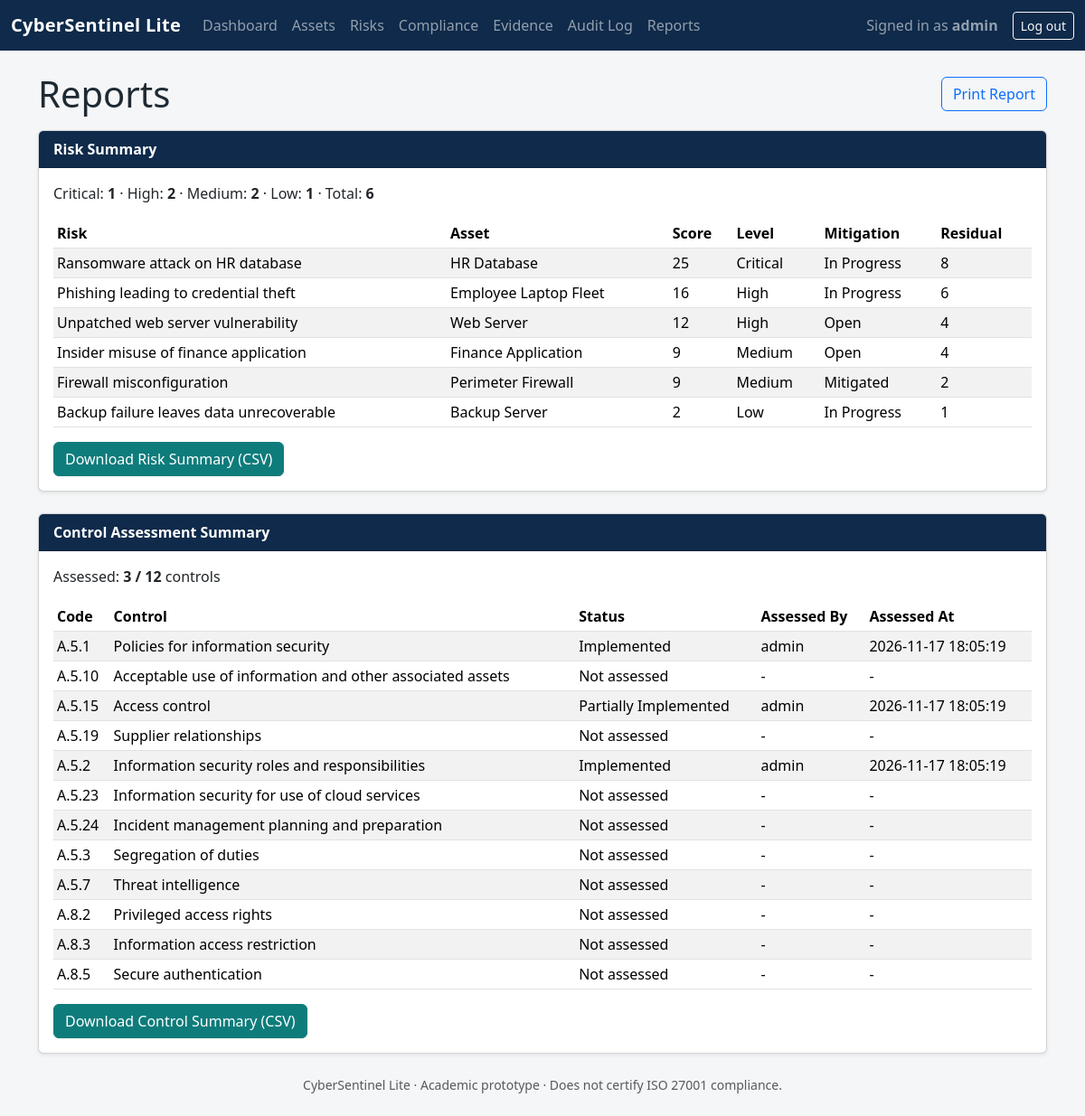
The app's page /reports (signed in) with its own data.
### tables this page shows
CREATE TABLE risks (
            id INTEGER PRIMARY KEY AUTOINCREMENT,
            title TEXT NOT NULL,
            description TEXT,
            asset_id INTEGER NOT NULL REFERENCES assets(id),
            likelihood INTEGER NOT NULL,
            impact INTEGER NOT NULL,
            inherent_score INTEGER NOT NULL,
            level TEXT NOT NULL,
            treatment TEXT,
            mitigation_status TEXT NOT NULL,
            residual_likelihood INTEGER,
            residual_impact INTEGER,
            residual_score INTEGER,
            residual_level TEXT,
            created_at TEXT NOT NULL
        );

CREATE TABLE assets (
            id INTEGER PRIMARY KEY AUTOINCREMENT,
            name TEXT NOT NULL,
            category TEXT NOT NULL,
            description TEXT,
            owner TEXT NOT NULL,
            criticality TEXT NOT NULL,
            created_at TEXT NOT NULL
        );

CREATE TABLE assessments (
            id INTEGER PRIMARY KEY AUTOINCREMENT,
            control_id INTEGER UNIQUE NOT NULL REFERENCES controls(id),
            status TEXT NOT NULL,
            notes TEXT,
            assessed_by TEXT NOT NULL,
            assessed_at TEXT NOT NULL
        );

CREATE TABLE controls (
            id INTEGER PRIMARY KEY AUTOINCREMENT,
            code TEXT UNIQUE NOT NULL,
            title TEXT NOT NULL,
            clause TEXT NOT NULL,
            description TEXT
        );

### app.py (the view)
@app.route("/reports")
@login_required
def reports():
    db = get_db()
    level_rows = db.execute(
        "SELECT level, COUNT(*) AS c FROM risks GROUP BY level").fetchall()
    level_counts = {row["level"]: row["c"] for row in level_rows}
    for level in RISK_LEVELS:
        level_counts.setdefault(level, 0)
    risks = db.execute(
        "SELECT r.*, a.name AS asset_name FROM risks r "
        "JOIN assets a ON a.id = r.asset_id "
        "ORDER BY r.inherent_score DESC").fetchall()
    controls = db.execute(
        "SELECT c.code, c.title, a.status, a.assessed_by, a.assessed_at "
        "FROM controls c LEFT JOIN assessments a ON a.control_id = c.id "
        "ORDER BY c.code").fetchall()
    assessed = sum(1 for c in controls if c["status"])
    return render_template(
        "reports.html", level_counts=level_counts, risks=risks,
        controls=controls, total_controls=len(controls),
        assessed=assessed)

### app.py (called while the page is built)
def get_db():
    if "db" not in g:
        g.db = sqlite3.connect(app.config["DATABASE"])
        g.db.row_factory = sqlite3.Row
        g.db.execute("PRAGMA foreign_keys = ON")
    return g.db

def login_required(view):
    from functools import wraps
    @wraps(view)
    def wrapped(*args, **kwargs):
        if "username" not in session:
            flash("Please log in to continue.", "warning")
            return redirect(url_for("login", next=request.path))
        return view(*args, **kwargs)
    return wrapped

### templates/reports.html (shortened to what this page needs)
{% extends "base.html" %}
{% block content %}
<div class="d-flex justify-content-between align-items-center mb-3">
  <h1 class="mb-0">Reports</h1>
  <button class="btn btn-outline-primary d-print-none" onclick="window.print()">Print Report</button>
</div>
<div class="card shadow-sm mb-4">
  <div class="card-header bg-navy text-white">Risk Summary</div>
  <div class="card-body">
    <p>
      Critical: <strong>{{ level_counts['Critical'] }}</strong> &middot;
      High: <strong>{{ level_counts['High'] }}</strong> &middot;
      Medium: <strong>{{ level_counts['Medium'] }}</strong> &middot;
      Low: <strong>{{ level_counts['Low'] }}</strong> &middot;
      Total: <strong>{{ risks | length }}</strong>
    </p>
    {% if risks %}
    <div class="table-responsive">
      <table class="table table-sm table-striped">
        <thead>
          <tr><th>Risk</th><th>Asset</th><th>Score</th><th>Level</th><th>Mitigation</th><th>Residual</th></tr>
        </thead>
        <tbody>
          {% for risk in risks %}
          <tr>
            <td>{{ risk['title'] }}</td>
            <td>{{ risk['asset_name'] }}</td>
            <td>{{ risk['inherent_score'] }}</td>
            <td>{{ risk['level'] }}</td>
            <td>{{ risk['mitigation_status'] }}</td>
            <td>{{ risk['residual_score'] if risk['residual_score'] is not none else 'Not assessed' }}</td>
          </tr>
          {% endfor %}
        </tbody>
      </table>
    </div>
    {% else %}
    <p class="text-muted">No risks recorded.</p>
    {% endif %}
    <a class="btn btn-teal d-print-none" href="{{ url_for('risks_csv') }}">Download Risk Summary (CSV)</a>
  </div>
</div>
<div class="card shadow-sm">
  <div class="card-header bg-navy text-white">Control Assessment Summary</div>
  <div class="card-body">
    <p>Assessed: <strong>{{ assessed }} / {{ total_controls }}</strong> controls</p>
    {% if controls %}
    <div class="table-responsive">
      <table class="table table-sm table-striped">
        <thead>
          <tr><th>Code</th><th>Control</th><th>Status</th><th>Assessed By</th><th>Assessed At</th></tr>
        </thead>
        <tbody>
          {% for c in controls %}
          <tr>
            <td>{{ c['code'] }}</td>
            <td>{{ c['title'] }}</td>
            <td>{{ c['status'] or 'Not assessed' }}</td>
            <td>{{ c['assessed_by'] or '-' }}</td>
            <td>{{ c['assessed_at'] or '-' }}</td>
          </tr>
          {% endfor %}
        </tbody>
      </table>
    </div>
    {% endif %}
    <a class="btn btn-teal d-print-none" href="{{ url_for('controls_csv') }}">Download Control Summary (CSV)</a>
  </div>
</div>
{% endblock %}

### static/css/style.css (style rules this page uses)
:root { --navy: #0f2a4a; --teal: #0e7c7b; --teal-dark: #0a5e5d; }
body { background-color: #f4f6f8; color: #1f2a33; }
.bg-navy { background-color: var(--navy) !important; }
.btn-teal { background-color: var(--teal); border-color: var(--teal); color: #fff; }
.card-header.bg-navy { font-weight: 600; }
.table th { white-space: nowrap; }

### records on screen
risks: title "Ransomware attack on HR database", asset_name "HR Database", inherent_score "25", level "Critical", mitigation_status "In Progress", residual_score "8"
risks: title "Phishing leading to credential theft", asset_name "Employee Laptop Fleet", inherent_score "16", level "High", mitigation_status "In Progress", residual_score "6"
risks: title "Unpatched web server vulnerability", asset_name "Web Server", inherent_score "12", level "High", mitigation_status "Open", residual_score "4"
risks: title "Insider misuse of finance application", asset_name "Finance Application", inherent_score "9", level "Medium", mitigation_status "Open", residual_score "4"
risks: title "Firewall misconfiguration", asset_name "Perimeter Firewall", inherent_score "9", level "Medium", mitigation_status "Mitigated", residual_score "2"
risks: title "Backup failure leaves data unrecoverable", asset_name "Backup Server", inherent_score "2", level "Low", mitigation_status "In Progress", residual_score "1"
assessments: code "A.5.1", title "Policies for information security", status "Implemented", assessed_by "admin", assessed_at "2026-11-17 18:05:19"
controls: code "A.5.10", title "Acceptable use of information and other associated assets", c "Not assessed", c "-"
assessments: code "A.5.15", title "Access control", status "Partially Implemented", assessed_by "admin", assessed_at "2026-11-17 18:05:19"
controls: code "A.5.19", title "Supplier relationships", c "Not assessed", c "-"
assessments: code "A.5.2", title "Information security roles and responsibilities", status "Implemented", assessed_by "admin", assessed_at "2026-11-17 18:05:19"
controls: code "A.5.23", title "Information security for use of cloud services", c "Not assessed", c "-"
controls: code "A.5.24", title "Incident management planning and preparation", c "Not assessed", c "-"
controls: code "A.5.3", title "Segregation of duties", c "Not assessed", c "-"
controls: code "A.5.7", title "Threat intelligence", c "Not assessed", c "-"
controls: code "A.8.2", title "Privileged access rights", c "Not assessed", c "-"
controls: code "A.8.3", title "Information access restriction", c "Not assessed", c "-"
controls: code "A.8.5", title "Secure authentication", c "Not assessed", c "-"

### other values on screen
{{ session['username'] }} "admin"
{{ level_counts['Critical'] }} "1"
{{ level_counts['High'] }} "2"
{{ level_counts['Medium'] }} "2"
{{ level_counts['Low'] }} "1"
{{ risks | length }} "6"
{{ assessed }} "3"
{{ total_controls }} "12"
